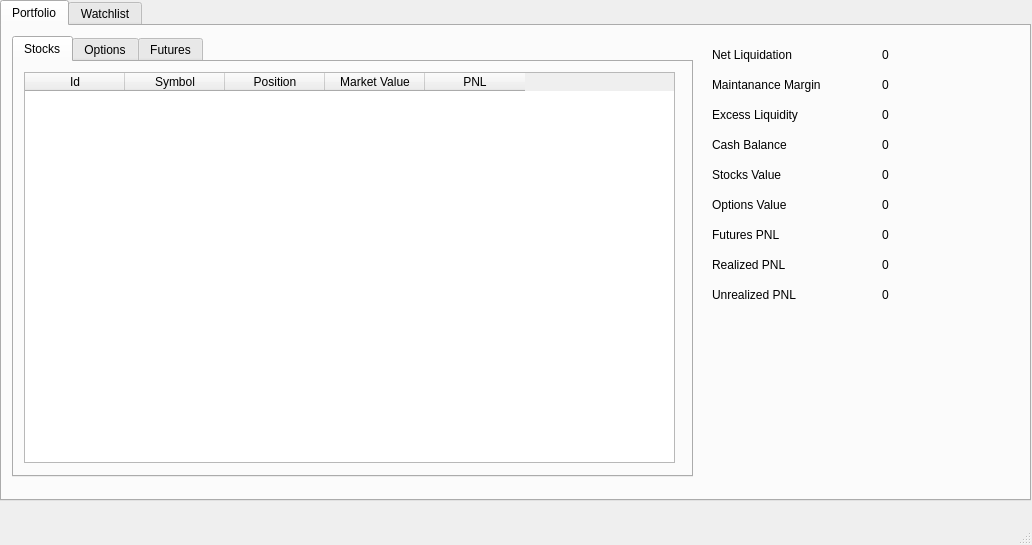
<?xml version="1.0" encoding="UTF-8"?>
<ui version="4.0">
 <class>MainWindow</class>
 <widget class="QMainWindow" name="MainWindow">
  <property name="geometry">
   <rect>
    <x>0</x>
    <y>0</y>
    <width>1032</width>
    <height>545</height>
   </rect>
  </property>
  <property name="windowTitle">
   <string>Cute Trader</string>
  </property>
  <widget class="QWidget" name="centralwidget">
   <widget class="QTabWidget" name="mainTabWidget">
    <property name="geometry">
     <rect>
      <x>0</x>
      <y>0</y>
      <width>1031</width>
      <height>501</height>
     </rect>
    </property>
    <property name="currentIndex">
     <number>0</number>
    </property>
    <widget class="QWidget" name="portfolioTab">
     <attribute name="title">
      <string>Portfolio</string>
     </attribute>
     <widget class="QLabel" name="label_1">
      <property name="geometry">
       <rect>
        <x>710</x>
        <y>20</y>
        <width>101</width>
        <height>17</height>
       </rect>
      </property>
      <property name="text">
       <string>Net Liquidation</string>
      </property>
     </widget>
     <widget class="QLabel" name="netLiquidation">
      <property name="geometry">
       <rect>
        <x>880</x>
        <y>20</y>
        <width>131</width>
        <height>17</height>
       </rect>
      </property>
      <property name="text">
       <string>0</string>
      </property>
     </widget>
     <widget class="QTabWidget" name="tabWidget_2">
      <property name="geometry">
       <rect>
        <x>10</x>
        <y>10</y>
        <width>681</width>
        <height>441</height>
       </rect>
      </property>
      <property name="currentIndex">
       <number>0</number>
      </property>
      <widget class="QWidget" name="stocksTab">
       <attribute name="title">
        <string>Stocks</string>
       </attribute>
       <widget class="QTableWidget" name="stocksTableWidget">
        <property name="geometry">
         <rect>
          <x>10</x>
          <y>10</y>
          <width>651</width>
          <height>391</height>
         </rect>
        </property>
        <property name="editTriggers">
         <set>QAbstractItemView::NoEditTriggers</set>
        </property>
        <property name="selectionMode">
         <enum>QAbstractItemView::MultiSelection</enum>
        </property>
        <property name="selectionBehavior">
         <enum>QAbstractItemView::SelectRows</enum>
        </property>
        <attribute name="verticalHeaderVisible">
         <bool>false</bool>
        </attribute>
        <column>
         <property name="text">
          <string>Id</string>
         </property>
        </column>
        <column>
         <property name="text">
          <string>Symbol</string>
         </property>
        </column>
        <column>
         <property name="text">
          <string>Position</string>
         </property>
        </column>
        <column>
         <property name="text">
          <string>Market Value</string>
         </property>
        </column>
        <column>
         <property name="text">
          <string>PNL</string>
         </property>
        </column>
       </widget>
      </widget>
      <widget class="QWidget" name="optionsTab">
       <attribute name="title">
        <string>Options</string>
       </attribute>
       <widget class="QTableWidget" name="optionsTableWidget">
        <property name="geometry">
         <rect>
          <x>10</x>
          <y>10</y>
          <width>651</width>
          <height>391</height>
         </rect>
        </property>
        <property name="editTriggers">
         <set>QAbstractItemView::NoEditTriggers</set>
        </property>
        <property name="selectionMode">
         <enum>QAbstractItemView::MultiSelection</enum>
        </property>
        <attribute name="verticalHeaderVisible">
         <bool>false</bool>
        </attribute>
        <column>
         <property name="text">
          <string>Id</string>
         </property>
        </column>
        <column>
         <property name="text">
          <string>Symbol</string>
         </property>
        </column>
        <column>
         <property name="text">
          <string>Expiration</string>
         </property>
        </column>
        <column>
         <property name="text">
          <string>Position</string>
         </property>
        </column>
        <column>
         <property name="text">
          <string>Market Value</string>
         </property>
        </column>
        <column>
         <property name="text">
          <string>PNL</string>
         </property>
        </column>
       </widget>
      </widget>
      <widget class="QWidget" name="futuresTab">
       <attribute name="title">
        <string>Futures</string>
       </attribute>
       <widget class="QTableWidget" name="futuresTableWidget">
        <property name="geometry">
         <rect>
          <x>10</x>
          <y>10</y>
          <width>651</width>
          <height>391</height>
         </rect>
        </property>
        <property name="editTriggers">
         <set>QAbstractItemView::NoEditTriggers</set>
        </property>
        <property name="selectionMode">
         <enum>QAbstractItemView::MultiSelection</enum>
        </property>
        <attribute name="verticalHeaderVisible">
         <bool>false</bool>
        </attribute>
        <column>
         <property name="text">
          <string>Id</string>
         </property>
        </column>
        <column>
         <property name="text">
          <string>Symbol</string>
         </property>
        </column>
        <column>
         <property name="text">
          <string>Expiration</string>
         </property>
        </column>
        <column>
         <property name="text">
          <string>Position</string>
         </property>
        </column>
        <column>
         <property name="text">
          <string>Market Value</string>
         </property>
        </column>
        <column>
         <property name="text">
          <string>PNL</string>
         </property>
        </column>
       </widget>
      </widget>
     </widget>
     <widget class="QLabel" name="label_2">
      <property name="geometry">
       <rect>
        <x>710</x>
        <y>50</y>
        <width>131</width>
        <height>17</height>
       </rect>
      </property>
      <property name="text">
       <string>Maintanance Margin</string>
      </property>
     </widget>
     <widget class="QLabel" name="label_3">
      <property name="geometry">
       <rect>
        <x>710</x>
        <y>80</y>
        <width>131</width>
        <height>17</height>
       </rect>
      </property>
      <property name="text">
       <string>Excess Liquidity</string>
      </property>
     </widget>
     <widget class="QLabel" name="maintananceMargin">
      <property name="geometry">
       <rect>
        <x>880</x>
        <y>50</y>
        <width>131</width>
        <height>17</height>
       </rect>
      </property>
      <property name="text">
       <string>0</string>
      </property>
     </widget>
     <widget class="QLabel" name="excessLiquidity">
      <property name="geometry">
       <rect>
        <x>880</x>
        <y>80</y>
        <width>121</width>
        <height>17</height>
       </rect>
      </property>
      <property name="text">
       <string>0</string>
      </property>
     </widget>
     <widget class="QLabel" name="cashBalance">
      <property name="geometry">
       <rect>
        <x>880</x>
        <y>110</y>
        <width>121</width>
        <height>17</height>
       </rect>
      </property>
      <property name="text">
       <string>0</string>
      </property>
     </widget>
     <widget class="QLabel" name="label_4">
      <property name="geometry">
       <rect>
        <x>710</x>
        <y>110</y>
        <width>131</width>
        <height>17</height>
       </rect>
      </property>
      <property name="text">
       <string>Cash Balance</string>
      </property>
     </widget>
     <widget class="QLabel" name="optionsValue">
      <property name="geometry">
       <rect>
        <x>880</x>
        <y>170</y>
        <width>131</width>
        <height>17</height>
       </rect>
      </property>
      <property name="text">
       <string>0</string>
      </property>
     </widget>
     <widget class="QLabel" name="stocksValue">
      <property name="geometry">
       <rect>
        <x>880</x>
        <y>140</y>
        <width>131</width>
        <height>17</height>
       </rect>
      </property>
      <property name="text">
       <string>0</string>
      </property>
     </widget>
     <widget class="QLabel" name="label_5">
      <property name="geometry">
       <rect>
        <x>710</x>
        <y>170</y>
        <width>131</width>
        <height>17</height>
       </rect>
      </property>
      <property name="text">
       <string>Options Value</string>
      </property>
     </widget>
     <widget class="QLabel" name="label_6">
      <property name="geometry">
       <rect>
        <x>710</x>
        <y>140</y>
        <width>101</width>
        <height>17</height>
       </rect>
      </property>
      <property name="text">
       <string>Stocks Value</string>
      </property>
     </widget>
     <widget class="QLabel" name="label_7">
      <property name="geometry">
       <rect>
        <x>710</x>
        <y>260</y>
        <width>131</width>
        <height>17</height>
       </rect>
      </property>
      <property name="text">
       <string>Unrealized PNL</string>
      </property>
     </widget>
     <widget class="QLabel" name="unrealizedPNL">
      <property name="geometry">
       <rect>
        <x>880</x>
        <y>260</y>
        <width>121</width>
        <height>17</height>
       </rect>
      </property>
      <property name="text">
       <string>0</string>
      </property>
     </widget>
     <widget class="QLabel" name="realizedPNL">
      <property name="geometry">
       <rect>
        <x>880</x>
        <y>230</y>
        <width>121</width>
        <height>17</height>
       </rect>
      </property>
      <property name="text">
       <string>0</string>
      </property>
     </widget>
     <widget class="QLabel" name="label_8">
      <property name="geometry">
       <rect>
        <x>710</x>
        <y>230</y>
        <width>131</width>
        <height>17</height>
       </rect>
      </property>
      <property name="text">
       <string>Realized PNL</string>
      </property>
     </widget>
     <widget class="QLabel" name="label_9">
      <property name="geometry">
       <rect>
        <x>710</x>
        <y>200</y>
        <width>131</width>
        <height>17</height>
       </rect>
      </property>
      <property name="text">
       <string>Futures PNL</string>
      </property>
     </widget>
     <widget class="QLabel" name="futuresPNL">
      <property name="geometry">
       <rect>
        <x>880</x>
        <y>200</y>
        <width>131</width>
        <height>17</height>
       </rect>
      </property>
      <property name="text">
       <string>0</string>
      </property>
     </widget>
    </widget>
    <widget class="QWidget" name="tab">
     <attribute name="title">
      <string>Watchlist</string>
     </attribute>
     <widget class="QPushButton" name="addSecurityPushButton">
      <property name="geometry">
       <rect>
        <x>10</x>
        <y>420</y>
        <width>80</width>
        <height>25</height>
       </rect>
      </property>
      <property name="text">
       <string>Add...</string>
      </property>
     </widget>
     <widget class="QPushButton" name="deleteSecurityPushButton">
      <property name="geometry">
       <rect>
        <x>110</x>
        <y>420</y>
        <width>80</width>
        <height>25</height>
       </rect>
      </property>
      <property name="text">
       <string>Delete</string>
      </property>
     </widget>
     <widget class="QTableWidget" name="watchlistTableWidget">
      <property name="geometry">
       <rect>
        <x>10</x>
        <y>10</y>
        <width>611</width>
        <height>391</height>
       </rect>
      </property>
      <property name="editTriggers">
       <set>QAbstractItemView::NoEditTriggers</set>
      </property>
      <attribute name="verticalHeaderVisible">
       <bool>false</bool>
      </attribute>
      <column>
       <property name="text">
        <string>Id</string>
       </property>
      </column>
      <column>
       <property name="text">
        <string>Symbol</string>
       </property>
      </column>
      <column>
       <property name="text">
        <string>Last</string>
       </property>
      </column>
      <column>
       <property name="text">
        <string>IVR</string>
       </property>
      </column>
     </widget>
    </widget>
   </widget>
  </widget>
  <widget class="QMenuBar" name="menubar">
   <property name="geometry">
    <rect>
     <x>0</x>
     <y>0</y>
     <width>1032</width>
     <height>22</height>
    </rect>
   </property>
  </widget>
  <widget class="QStatusBar" name="statusbar"/>
 </widget>
 <resources/>
 <connections/>
</ui>
